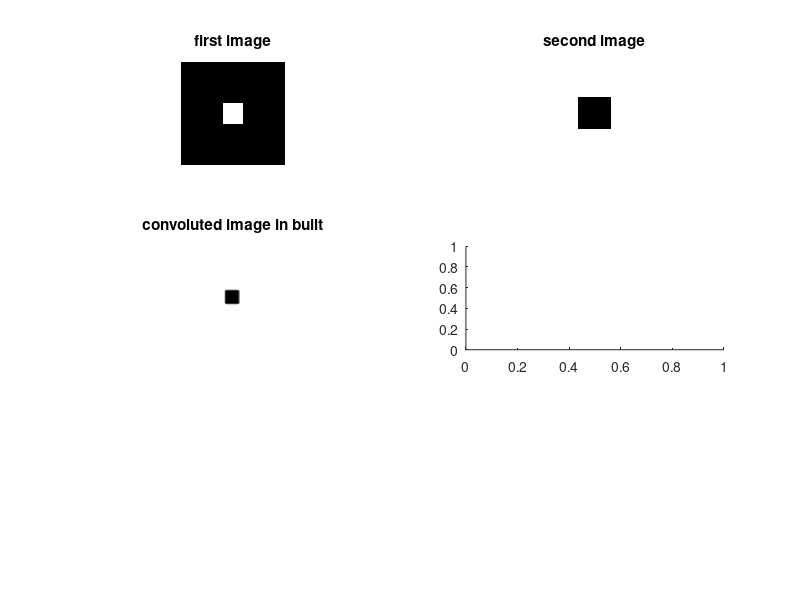

The MATLAB script that drew this image: (Note: this script raises an error after producing the figure.)
clc;
close all;
clear all;
A=zeros(256,256);
A(103:153,103:153)=1;
subplot(321)
imshow(A)
title('first image')
B=ones(256,256);
B(87:167,87:167)=0;
subplot(322)
imshow(B)
title('second image')
C=conv2(A,B,'same');
subplot(323)
imshow(uint8(C));
title('convoluted image in built')
D=fft2(double(A));
E=fft2(double(B));
F=D.*E;
G=ifft2(F);
G=fftshift(G);
subplot(324)
imshow(uint8(G));
title('convoluted image using DFT');
subplot(325)
imshow(D);
title('FFT of Img 1')
subplot(326)
imshow(E);
title('FFT of Img 2')
